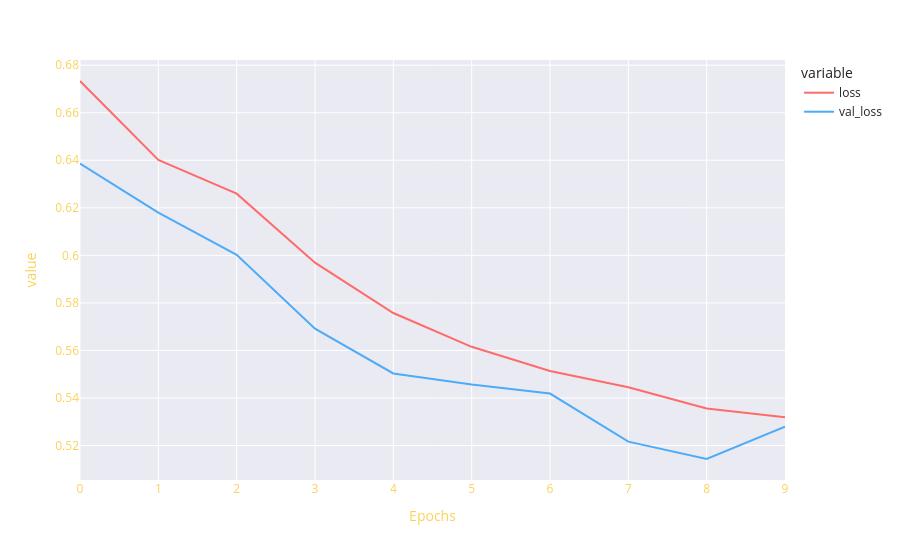

Notebook source saved alongside this figure:
### Code cell
fig = px.line(results, 
              y=[results['loss'], results['val_loss']], 
              template='seaborn', 
              color_discrete_sequence=['#ff6b6b', '#4dabf7'])
fig.update_layout(
    title_font_color='#fad25a',
    xaxis=dict(title='Epochs', color='#fad25a'), 
    yaxis=dict(color='#fad25a')
)
fig.show()

### Figure 1 — Plotly figure (JSON) as saved in the notebook; plotly's stock layout.template omitted (floating-point values rounded to 4 significant figures)
{"data": [{"hovertemplate": "variable=loss<br>index=%{x}<br>value=%{y}<extra></extra>", "legendgroup": "loss", "line": {"color": "#ff6b6b", "dash": "solid"}, "marker": {"symbol": "circle"}, "mode": "lines", "name": "loss", "orientation": "v", "showlegend": true, "type": "scatter", "x": [0, 1, 2, 3, 4, 5, 6, 7, 8, 9], "xaxis": "x", "y": [0.6733, 0.6401, 0.6259, 0.5969, 0.5757, 0.5615, 0.5514, 0.5445, 0.5355, 0.5319], "yaxis": "y"}, {"hovertemplate": "variable=val_loss<br>index=%{x}<br>value=%{y}<extra></extra>", "legendgroup": "val_loss", "line": {"color": "#4dabf7", "dash": "solid"}, "marker": {"symbol": "circle"}, "mode": "lines", "name": "val_loss", "orientation": "v", "showlegend": true, "type": "scatter", "x": [0, 1, 2, 3, 4, 5, 6, 7, 8, 9], "xaxis": "x", "y": [0.6386, 0.6179, 0.6002, 0.5691, 0.5503, 0.5457, 0.5419, 0.5216, 0.5143, 0.5279], "yaxis": "y"}], "layout": {"legend": {"title": {"text": "variable"}, "tracegroupgap": 0}, "margin": {"t": 60}, "title": {"font": {"color": "#fad25a"}}, "xaxis": {"anchor": "y", "color": "#fad25a", "domain": [0, 1], "title": {"text": "Epochs"}}, "yaxis": {"anchor": "x", "color": "#fad25a", "domain": [0, 1], "title": {"text": "value"}}}}
